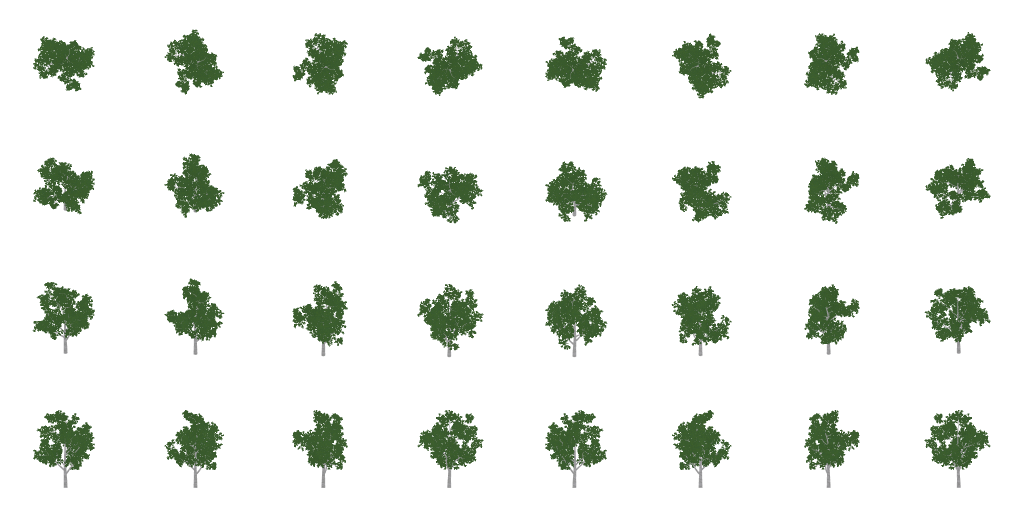
#> input picture range/assets/forest/AshMature-albedo.png, 2048 x 1024 px, given in place of AshMature-albedo.png-albedo.png, which was not available (shown at 1/2 size)
$ python -i build-forest-mips.py   (imports and definitions only)
#> lines starting #> are read from the running program, lines starting #| are printed output that depends on the picture
"""Build alpha-aware forest mip chains from the pinned/generated forest atlases.

Run: python3 tools/build-forest-mips.py
Authoring requires Pillow, numpy and scipy. No runtime dependency is introduced.
Input images and their provenance remain in range/assets/forest/README.md.
Output FMP1 gzip: LE uint32 magic,width,height,levels; then one LE uint32
width,height,offset,length entry per level; then vertically flipped RGBA8 pixels. The chain stops at 8x4 (one pixel per
view), preserving all 32 independent views at every stored level.
Offsets are absolute from the start of the decompressed file. gzip mtime is zero.
"""
from pathlib import Path
import gzip
import json
import struct
import hashlib
import numpy as np
from PIL import Image
from scipy.ndimage import distance_transform_edt

ROOT = Path(__file__).resolve().parents[1]
OUT = ROOT / 'range/assets/forest'
CUTOFF = .38
CELL = 256
MAGIC = 0x31504D46


def srgb_to_linear(rgb):
    return np.where(rgb <= .04045, rgb / 12.92, ((rgb + .055) / 1.055) ** 2.4)


def linear_to_srgb(rgb):
    return np.where(rgb <= .0031308, rgb * 12.92, 1.055 * np.maximum(rgb, 0) ** (1 / 2.4) - .055)


def reduce_mean(data, width, height):
    """Aligned power-of-two blocks never mix atlas cells through mip eight."""
    h, w = data.shape[:2]
    suffix = data.shape[2:]
    shape = (height, h // height, width, w // width) + suffix
    return data.reshape(shape).mean(axis=(1, 3))


def normalize(vectors):
    lengths = np.linalg.norm(vectors, axis=2, keepdims=True)
    out = vectors / np.maximum(lengths, 1e-10)
    out[lengths[:, :, 0] <= 1e-10] = [0, 1, 0]
    return out


def dilate_rgb(rgb, alpha, cell):
    """Fill invisible RGB from the nearest real surface, independently per view.

    Full-tile dilation also protects bilinear sampling at the coarsest mips.
    Visibility alpha is never dilated. At 1-pixel cells each view stays isolated.
    """
    out = rgb.copy()
    h, w = alpha.shape
    for y in range(0, h, cell):
        for x in range(0, w, cell):
            visibility = alpha[y:y + cell, x:x + cell]
            invisible = visibility <= 1e-6
            if not invisible.any() or invisible.all():
                continue
            _, nearest = distance_transform_edt(invisible, return_indices=True)
            tile = out[y:y + cell, x:x + cell]
            tile[invisible] = tile[nearest[0][invisible], nearest[1][invisible]]
    return out


def coverage(alpha):
    return float(np.mean(alpha >= CUTOFF))


def write_chain(filename, levels):
    header_bytes = 16 + 16 * len(levels)
    entries, payload, offset = [], [], header_bytes
    for rgba in levels:
        height, width = rgba.shape[:2]
        pixels = np.flip(rgba, axis=0).copy().tobytes()
        entries.append(struct.pack('<IIII', width, height, offset, len(pixels)))
        payload.append(pixels)
        offset += len(pixels)
    height, width = levels[0].shape[:2]
    raw = struct.pack('<IIII', MAGIC, width, height, len(levels)) + b''.join(entries) + b''.join(payload)
    with open(filename, 'wb') as stream:
        with gzip.GzipFile(filename='', mode='wb', fileobj=stream, mtime=0, compresslevel=9) as archive:
            archive.write(raw)
    return {'file': filename.name, 'bytes': filename.stat().st_size,
            'rawBytes': len(raw), 'sha256': hashlib.sha256(filename.read_bytes()).hexdigest(),
            'levels': len(levels)}


def build_variant(name):
    albedo_rgba = np.asarray(Image.open(OUT / f'{name}-albedo.png')).astype(np.float32) / 255
    normal_rgba = np.asarray(Image.open(OUT / f'{name}-normal.png')).astype(np.float32) / 255
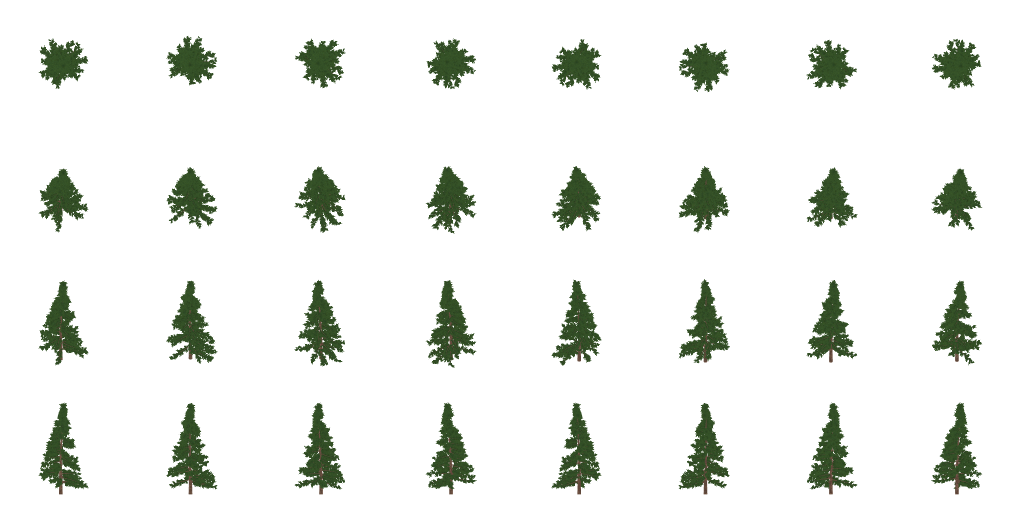
#> input picture range/assets/forest/FirMature-albedo.png, 2048 x 1024 px, given in place of AshMature-albedo.png-normal.png, which was not available (shown at 1/2 size)
    albedo = srgb_to_linear(albedo_rgba[:, :, :3])
#> in srgb_to_linear, `return np.where(rgb <= .04045, rgb / 12.92, ((rgb + .055) / 1.055) ** ..`:
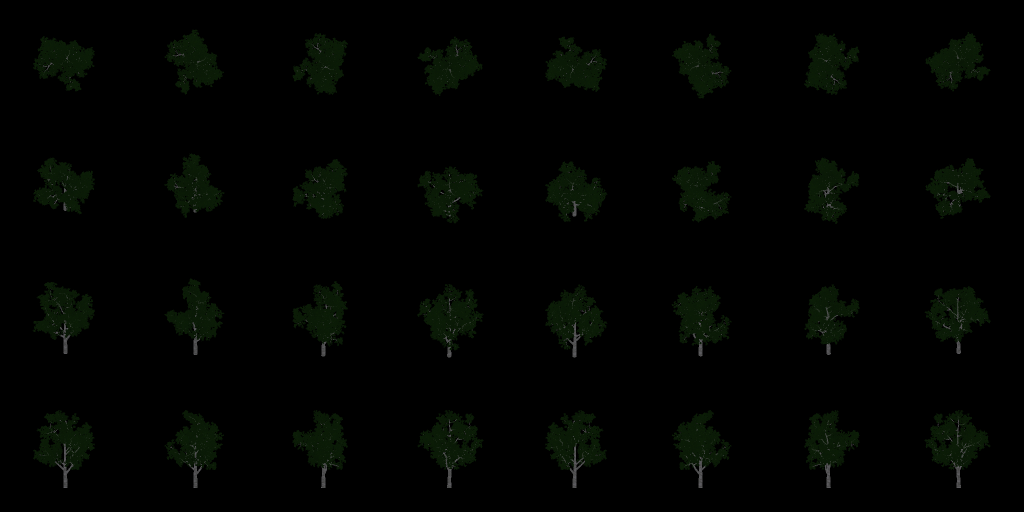
#> returned value: shape (1024, 2048, 3) float32 (shown at 1/2 size); mean of channels 0, 1, 2 0.00685, 0.0142, 0.00509; drawn as R, G, B
    normals = normalize(normal_rgba[:, :, :3] * 2 - 1)
#> in normalize, `out = vectors / np.maximum(lengths, 1e-10)`:
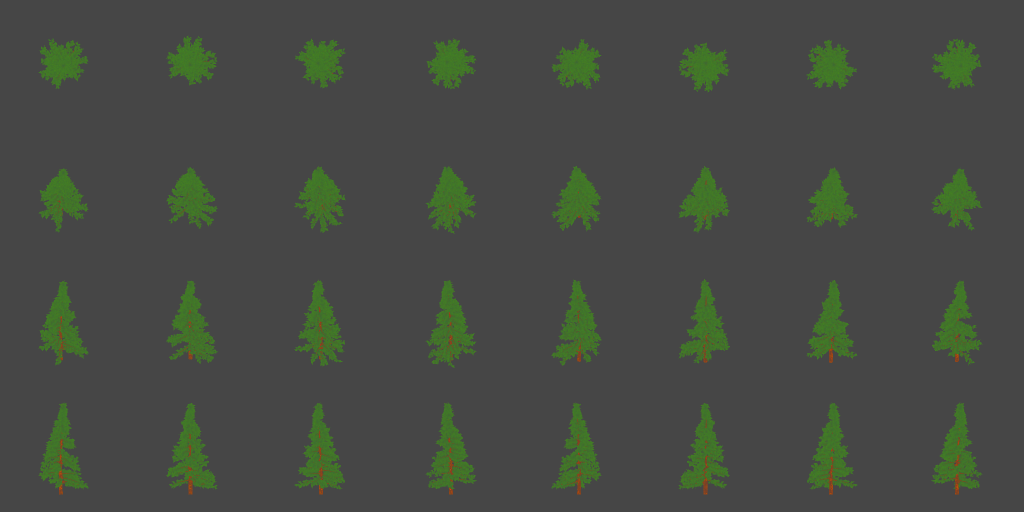
#> out: shape (1024, 2048, 3) float32 (shown at 1/2 size); mean of channels 0, 1, 2 -0.575, -0.553, -0.587; drawn with min black and max white
    alpha = albedo_rgba[:, :, 3]
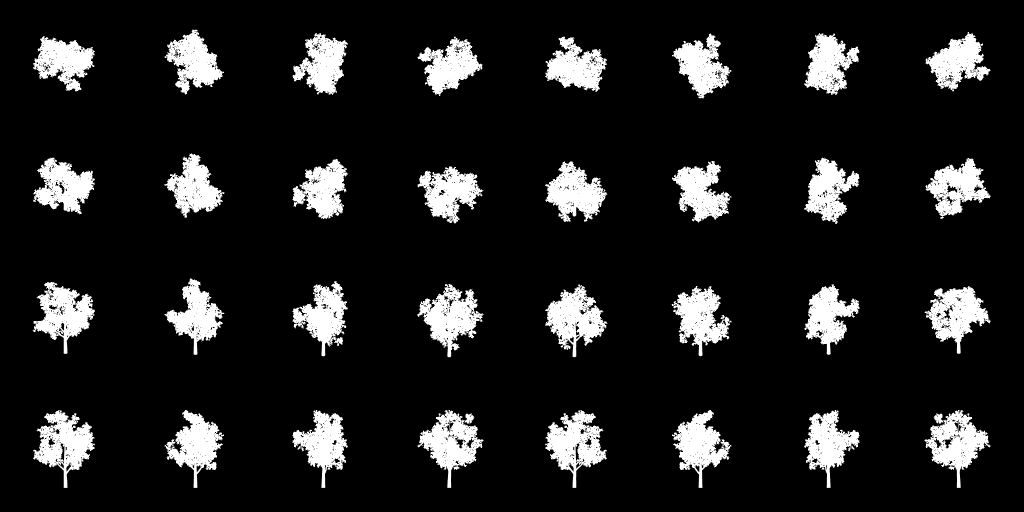
#> alpha: shape (1024, 2048) float32 (shown at 1/2 size); min 0, max 1, mean 0.122
    normal_alpha = normal_rgba[:, :, 3]
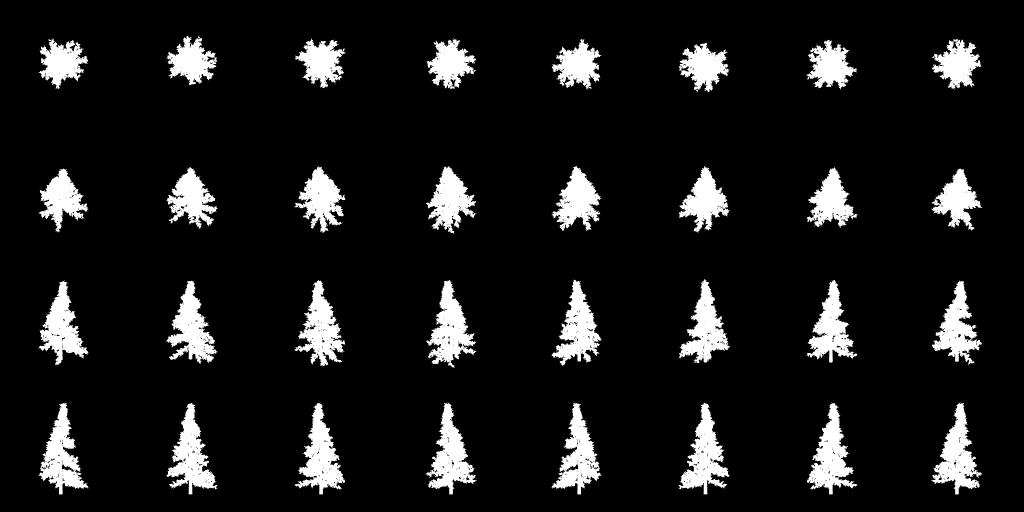
#> normal_alpha: shape (1024, 2048) float32 (shown at 1/2 size); min 0, max 1, mean 0.101
    weighted_albedo = albedo * alpha[:, :, None]
    weighted_normals = normals * normal_alpha[:, :, None]
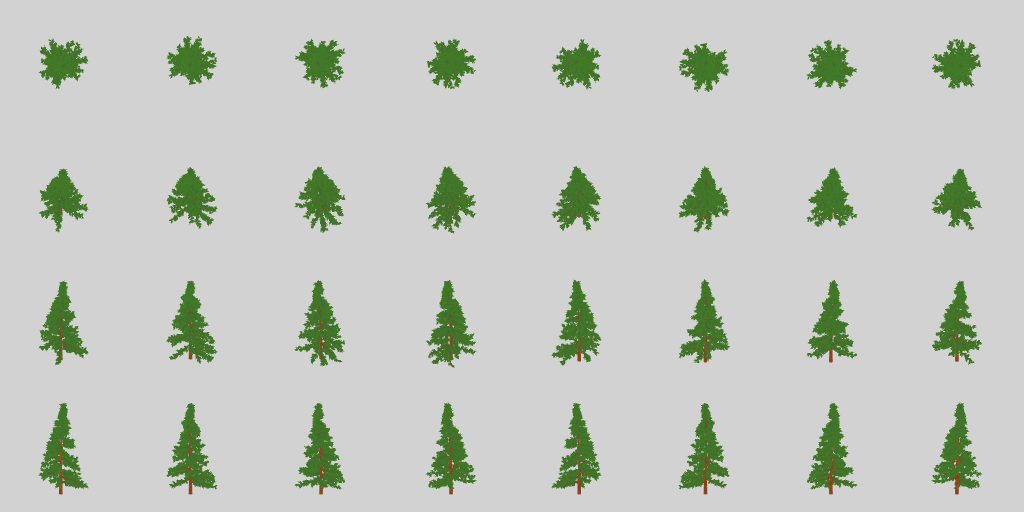
#> weighted_normals: shape (1024, 2048, 3) float32 (shown at 1/2 size); mean of channels 0, 1, 2 -0.0598, -0.0398, -0.0713; drawn with min black and max white
    albedo_levels, normal_levels, diagnostics = [], [], []
    width, height = alpha.shape[1], alpha.shape[0]
#> width = 2048; height = 1024
    target_coverage = coverage(alpha)
#> target_coverage = 0.122
    level = 0
    while True:
        visible = reduce_mean(alpha, width, height)
        normal_visible = reduce_mean(normal_alpha, width, height)
        corrected_alpha, scale = visible, 1.0  # Preserve mean visibility exactly.
        color = reduce_mean(weighted_albedo, width, height) / np.maximum(visible[:, :, None], 1e-10)
        vector = normalize(reduce_mean(weighted_normals, width, height))
        # Source visibility remains the weighting measure at every level; an
        # alpha-coverage correction never changes subsequent normal averages.
        tile_size = max(1, CELL >> level) if level <= 8 else max(width, height)
        color = dilate_rgb(color, visible, tile_size)
        vector = dilate_rgb(vector, normal_visible, tile_size)
        a = np.concatenate([linear_to_srgb(np.clip(color, 0, 1)), corrected_alpha[:, :, None]], axis=2)
        n = np.concatenate([vector * .5 + .5, normal_visible[:, :, None]], axis=2)
        albedo_levels.append(np.rint(np.clip(a, 0, 1) * 255).astype(np.uint8))
        normal_levels.append(np.rint(np.clip(n, 0, 1) * 255).astype(np.uint8))
        if level <= 5:
            mask = visible >= CUTOFF
            old_normal = normalize(reduce_mean(normal_rgba[:, :, :3], width, height) * 2 - 1)
            reference = normalize(reduce_mean(weighted_normals, width, height))
            old_align = np.sum(old_normal * reference, axis=2)
            new_align = np.sum(vector * reference, axis=2)
            old_color = reduce_mean(albedo, width, height)
            luma_weights = np.array([.2126, .7152, .0722])
            true_luma = color @ luma_weights
            old_luma = old_color @ luma_weights
            valid = mask & (true_luma > .0001)
            diagnostics.append({'level': level, 'width': width, 'height': height,
                'coverageBefore': coverage(visible), 'coverageAfter': coverage(corrected_alpha),
                'coverageRelativeToBase': coverage(corrected_alpha) / target_coverage,
                'alphaScale': scale,
                'normalAlignmentBefore': float(np.mean(old_align[mask])),
                'normalAlignmentAfter': float(np.mean(new_align[mask])),
                'wrongNormalFractionBefore': float(np.mean(old_align[mask] < .5)),
                'wrongNormalFractionAfter': float(np.mean(new_align[mask] < .5)),
                'albedoLumaFractionBefore': float(np.mean(old_luma[valid] / true_luma[valid])),
                'albedoLumaFractionAfter': 1.0})
        if level == 8:
            break
        width, height = max(1, width // 2), max(1, height // 2)
        level += 1
#> this loop made 9 passes
#> pass 1, in build_variant, `vector = normalize(reduce_mean(weighted_normals, width, height))`:
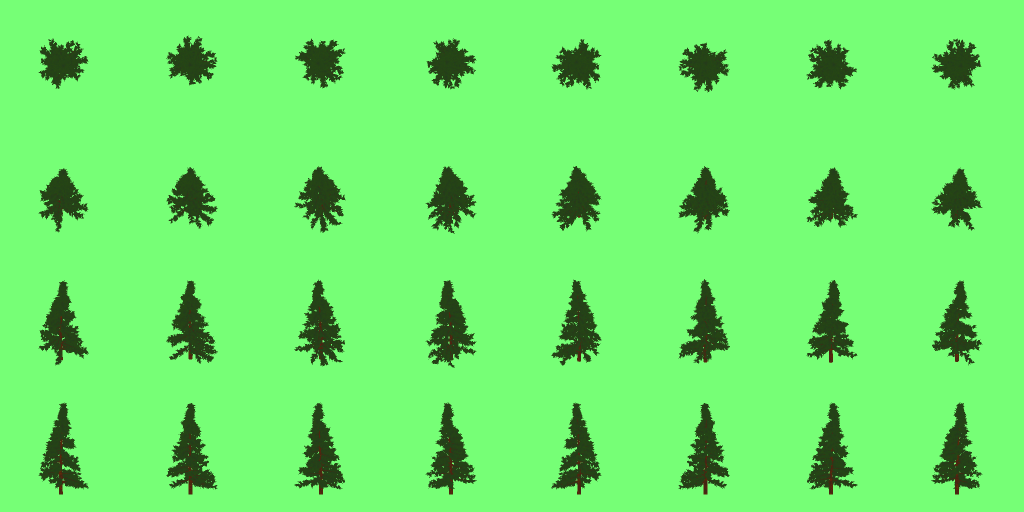
#> vector: shape (1024, 2048, 3) float32 (shown at 1/2 size); mean of channels 0, 1, 2 -0.0605, 0.857, -0.0723; drawn with min black and max white
#> after the loop, albedo_levels = 9 items; diagnostics = 6 items; level = 8; normal_levels = 9 items
    result = {'albedo': write_chain(OUT / f'{name}-albedo-mips.bin.gz', albedo_levels),
              'normal': write_chain(OUT / f'{name}-normal-mips.bin.gz', normal_levels),
              'sourceImages': {filename: hashlib.sha256((OUT / filename).read_bytes()).hexdigest() for filename in [f'{name}-albedo.png', f'{name}-normal.png']},
              'levelLayout': [{'level': i, 'width': image.shape[1], 'height': image.shape[0], 'pixels': image.shape[0] * image.shape[1], 'bytes': image.nbytes, 'cellSize': CELL >> i} for i, image in enumerate(albedo_levels)],
              'diagnostics': diagnostics}
#> in write_chain, `header_bytes = 16 + 16 * len(levels)`: header_bytes = 160
#> in write_chain, `entries, payload, offset = [], [], header_bytes`: entries = []; offset = 160
#> the loop in write_chain, `for rgba in levels:` made 9 passes
#> (height, width, offset) on passes 1 to 9: (1024, 2048, 8388768), (512, 1024, 10485920), (256, 512, 11010208), (128, 256, 11141280), (64, 128, 11174048), (32, 64, 11182240), (16, 32, 11184288), (8, 16, 11184800), (4, 8, 11184928)
#> after the loop in write_chain, `for rgba in levels:`: entries = 9 items; offset = 11184928; payload = 9 items
    print(name, result['albedo']['bytes'], result['normal']['bytes'], 'bytes', flush=True)
    return result


def main():
    manifest = json.loads((OUT / 'forest.json').read_text())
    report = {'format': 'FMP1 RGBA8 little-endian, vertical rows flipped; gzip mtime=0',
              'generator': 'tools/build-forest-mips.py', 'alphaCutoff': CUTOFF,
              'sourceProvenance': {'treeAuthor': 'Daniel Greenheck', 'upstream': 'https://github.com/dgreenheck/ez-tree', 'revision': 'dcf309bd86bd521083d9c70f01f2de45fdc7c457', 'texturePackage': '@dgreenheck/ez-tree@1.1.0', 'license': 'MIT', 'generatedSource': 'hgsim tools/build-forest-assets.mjs and tools/forest-bake.js', 'details': 'range/assets/forest/README.md'},
              'storedLevels': 9, 'smallestAtlas': [8, 4], 'smallestView': [1, 1],
              'method': 'original-visibility-weighted linear albedo and decoded unit normals; independent view tiles through level 8; nearest surface RGB dilation',
              'variants': {}}
    for variant in manifest['variants']:
        report['variants'][variant['id']] = build_variant(variant['id'])
    (OUT / 'mip-diagnostics.json').write_text(json.dumps(report, indent=2) + '\n')


# [2 lines not run here, left out]

#> (the run stopped early here; a loop or call above may not have finished)
